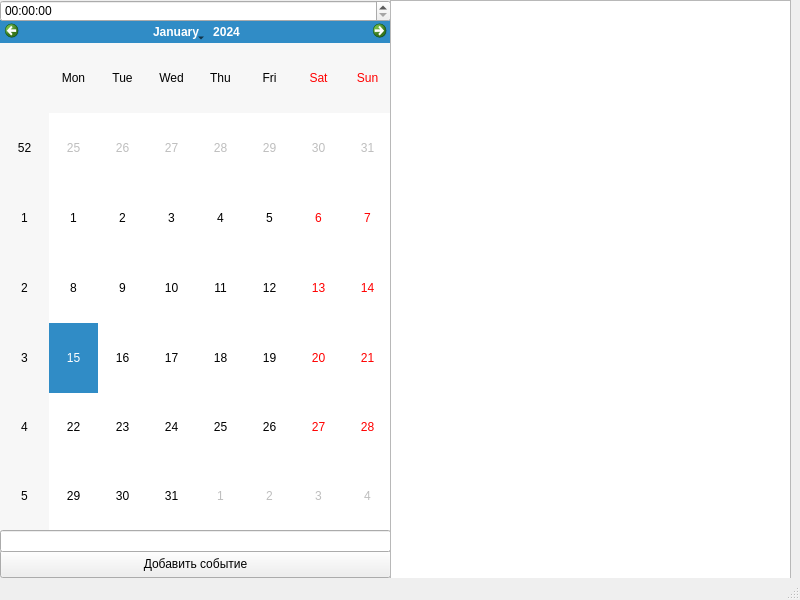
<?xml version="1.0" encoding="UTF-8"?>
<ui version="4.0">
 <class>MainWindow</class>
 <widget class="QMainWindow" name="MainWindow">
  <property name="geometry">
   <rect>
    <x>0</x>
    <y>0</y>
    <width>800</width>
    <height>600</height>
   </rect>
  </property>
  <property name="minimumSize">
   <size>
    <width>800</width>
    <height>600</height>
   </size>
  </property>
  <property name="maximumSize">
   <size>
    <width>800</width>
    <height>600</height>
   </size>
  </property>
  <property name="windowTitle">
   <string>MainWindow</string>
  </property>
  <widget class="QWidget" name="centralwidget">
   <widget class="QCalendarWidget" name="calendarWidget">
    <property name="geometry">
     <rect>
      <x>0</x>
      <y>20</y>
      <width>392</width>
      <height>511</height>
     </rect>
    </property>
   </widget>
   <widget class="QTimeEdit" name="timeEdit">
    <property name="geometry">
     <rect>
      <x>0</x>
      <y>0</y>
      <width>391</width>
      <height>22</height>
     </rect>
    </property>
   </widget>
   <widget class="QPushButton" name="pushButton">
    <property name="geometry">
     <rect>
      <x>0</x>
      <y>550</y>
      <width>391</width>
      <height>28</height>
     </rect>
    </property>
    <property name="text">
     <string>Добавить событие</string>
    </property>
   </widget>
   <widget class="QLineEdit" name="lineEdit">
    <property name="geometry">
     <rect>
      <x>0</x>
      <y>530</y>
      <width>391</width>
      <height>22</height>
     </rect>
    </property>
   </widget>
   <widget class="QTextEdit" name="textEdit">
    <property name="geometry">
     <rect>
      <x>390</x>
      <y>0</y>
      <width>401</width>
      <height>581</height>
     </rect>
    </property>
    <property name="minimumSize">
     <size>
      <width>401</width>
      <height>0</height>
     </size>
    </property>
   </widget>
  </widget>
  <widget class="QStatusBar" name="statusbar"/>
 </widget>
 <resources/>
 <connections/>
</ui>
